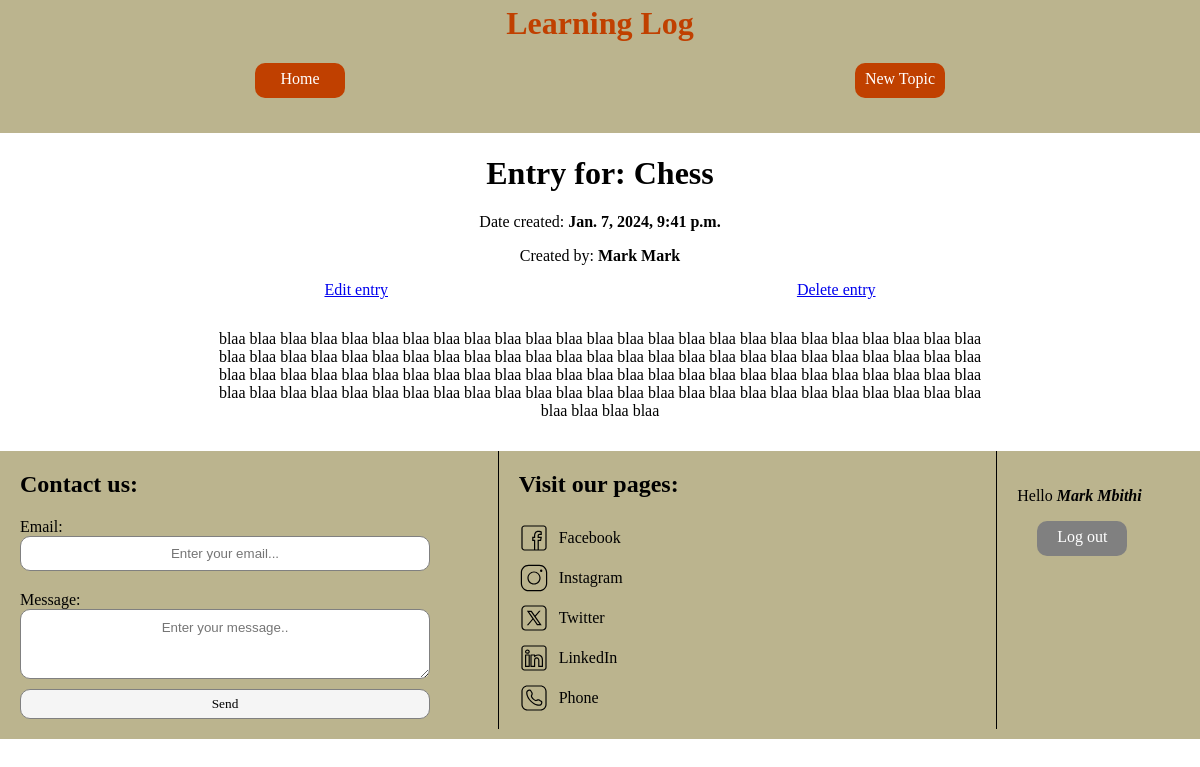
Screenshot of /entries/7/ (signed in) with the database file from the repository.
### learning_log/models.py (models this page shows, shortened)
class Entry(models.Model):
    topic = models.ForeignKey(Topic, on_delete=models.CASCADE)
    text = models.TextField()
    created_at = models.DateTimeField(auto_now_add=True)

class Topic(models.Model):
    author = models.ForeignKey(get_user_model(), on_delete=models.CASCADE)
    text = models.CharField(max_length=200)
    created_at = models.DateTimeField(auto_now_add=True)

### accounts/models.py (models this page shows, shortened)
class CustomUser(AbstractBaseUser, PermissionsMixin):
    email = models.EmailField(_("email"), unique=True)
    first_name = models.CharField(_("first name"), max_length=150)
    last_name = models.CharField(_("last name"), max_length=150)
    is_staff = models.BooleanField(_("staff status"), default=False)
    is_superuser = models.BooleanField(_("superuser status"), default=False)
    date_joined = models.DateTimeField(default=timezone.now)
    USERNAME_FIELD = 'email'
    REQUIRED_FIELDS = ['first_name', 'last_name', 'password']
    objects = CustomUserManager()

### learning_log/views.py (the view)
# urls.py: path('entries/<int:entry_id>/', individual_entry, name='individual_entry'),
@login_required
def individual_entry(request, entry_id):
    entry = Entry.objects.get(id=entry_id)
    if entry.topic.author != request.user:
        raise Http404(_("Permission denied"))
    return render(request, 'learning_log/individual_entry.html', {
        'entry': entry
    })

### learning_log/templates/learning_log/individual_entry.html (shortened to what this page needs)
{% extends "base.html" %}{% load static %}
{% block css %}
    <link rel="stylesheet" href="{% static "learning_log/css/individual_entry.css" %}">
{% endblock css %}
{% block content %}
    <div class="page-container">
        <h1 class="page-title">Entry for: <span>{{ entry.topic.text }}</span></h1>
        <p class="entry-date">Date created: <span>{{ entry.created_at }}</p>
        <p class="entry-author">Created by: <span>{{ entry.topic.author.first_name }} {{ entry.topic.author.first_name }}</span></p>
        <div class="edit-links-container">
            <a href="{% url 'learning_log:edit_entry' entry.id %}" class="edit-link">Edit entry</a>
            <a href="{% url 'learning_log:delete_entry' entry.id %}" class="edit-link">Delete entry</a>
        </div>
        <div class="entry-container">
            <p class="entry-text">{{ entry.text }}</p>
        </div>
    </div>
{% endblock content %}

### learning_log/templates/footer.html (shortened to what this page needs)
{% if request.user.is_authenticated %}{% load static %}
    <footer class="footer-authenticated">
        <div class="footer-container footer-left">
            <h2 class="footer-title" id="contact-title">Contact us:</h2>
            <form action="#" method="post" class="footer-form">
                <div class="footer-field-container">
                    <label for="footer-email" class="footer-label">Email:</label>
                    <input type="email" id="footer-email" class="footer-field" placeholder="Enter your email...">
                </div>
                <div class="space"></div>
                <div class="footer-field-container">
                    <label for="footer-message" class="footer-label">Message:</label>
                    <textarea class="footer-field" name="footer-message" class="footer-field" id="footer-message" cols="30" rows="3" placeholder="Enter your message.."></textarea>
                </div>
                <button type="submit" class="footer-submit">Send</button>
            </form>
        </div>
        <div class="footer-container footer-right">
            <h2 class="footer-title">Visit our pages:</h2>
            <a href="#" target="_blank" class="footer-link">
                <img class="link-icon" src="{% static "learning_log/img/facebook.svg" %}" alt="">
                <p class="footer-link-text">Facebook</p>
            </a>
            <a href="#" target="_blank" class="footer-link">
                <img class="link-icon" src="{% static "learning_log/img/instagram.svg" %}" alt="">
                <p class="footer-link-text">Instagram</p>
            </a>
            <a href="#" target="_blank" class="footer-link">
                <img class="link-icon" src="{% static "learning_log/img/twitterx.svg" %}" alt="">
                <p class="footer-link-text">Twitter</p>
            </a>
            <a href="#" target="_blank" class="footer-link">
                <img class="link-icon" src="{% static "learning_log/img/linkedin.svg" %}" alt="">
                <p class="footer-link-text">LinkedIn</p>
            </a>
            <a href="tel:+254707240764" target="_blank" class="footer-link">
                <img class="link-icon" src="{% static "learning_log/img/phone.svg" %}" alt="">
                <p class="footer-link-text">Phone</p>
            </a>
        </div>
        <div class="auth-details-container footer-container">
            <p class="user-greeting">Hello <span>{{ request.user.first_name }} {{ request.user.last_name }}</span></p>
            <a href="{% url 'accounts:logout' %}" id="logout-link" class="nav-link">Log out</a>
        </div>
    </footer>
{% endif %}

### learning_log/static/learning_log/css/base.css (style rules this page uses)
* { box-sizing: border-box; font-family:'Times New Roman', Times, serif; }
body { margin: 0%; padding: 0%; background-color: white; display: grid; grid-template-areas: "header header header" "page-content page-content page-content" "footer footer footer"; }
.footer-container { margin: 0%; width: 50%; }
.footer-container:nth-child(-n + 2) { border-right: 0.5px solid black; }
.footer-title { text-align: start; margin-left: 20px; }
.footer-field-container { margin-left: 20px; }
.space { height: 10px; background: transparent; }
.footer-label { display: block; text-align: start; }
.footer-field-container:first-of-type { margin-bottom: 10px; }
.footer-field { border-radius: 10px; border: 0.5px solid grey; font-family: 'Franklin Gothic Medium', 'Arial Narrow', Arial, sans-serif; }
#footer-email { width: 410px; height: 35px; text-align: center; }
#footer-message { width: 410px; height: 70px; display: flex; text-align: center; padding-top: 10px; }
.footer-submit { width: 80px; height: 30px; margin-top: 10px; border-radius: 10px; background-color: whitesmoke; margin-bottom: 10px; border: 0.5px solid grey; margin-left: 20px; width: 410px; }
.footer-container > a { display: block; width: 100%; display: flex; justify-content: start; align-items: center; margin-bottom: 0%; padding-bottom: 0%; height: 40px; text-decoration: none; color: black; width: 120px; margin-left: 20px; }
.link-icon { width: 30px; height: 30px; margin-bottom: 0%; margin-right: 10px; }
.footer-authenticated { grid-area: footer; display: flex; justify-content: center; margin-right: 0%; margin-left: 0%; background-color: rgb(187, 180, 142); margin-bottom: 0%; padding-bottom: 10px; }
.auth-details-container { width: 20%; padding-top: 20px; padding-left: 20px; }
.auth-details-container a { display: block; height: 35px; width: 90px; text-align: center; padding-top: 7px; background-color: #C04000; color: white; border-radius: 10px; border-color: transparent; text-decoration: none; }
.auth-details-container span { font-style: italic; }
#logout-link { background-color: grey; }

### learning_log/static/learning_log/css/individual_entry.css (style rules this page uses)
.page-container { min-height: 200px; width: 80%; margin-left: 10%; margin-right: 10%; padding-bottom: 15px; }
.page-title, .entry-date, .entry-author { width: 100%; text-align: center; }
span { font-weight: 700; }
.edit-links-container { display: flex; justify-content: space-around; padding-bottom: 15px; }
.entry-container { width: 80%; margin-left: 10%; margin-right: 10%; padding: 0%; }
.entry-container p { text-align: center; }

### rows the page displays
Entry: topic.text "Chess", created_at "Jan. 7, 2024, 9:41 p.m.", topic.author.first_name "Mark", text "blaa blaa blaa blaa blaa blaa blaa blaa blaa blaa blaa blaa blaa blaa blaa blaa blaa blaa blaa blaa blaa blaa blaa blaa blaa blaa blaa blaa blaa blaa blaa blaa blaa blaa blaa blaa blaa blaa blaa blaa blaa blaa blaa blaa blaa blaa blaa blaa blaa blaa blaa blaa blaa blaa blaa blaa blaa blaa blaa blaa blaa blaa blaa blaa blaa blaa blaa blaa blaa blaa blaa blaa blaa blaa blaa blaa blaa blaa blaa blaa blaa blaa blaa blaa blaa blaa blaa blaa blaa blaa blaa blaa blaa blaa blaa blaa blaa blaa blaa blaa blaa blaa blaa blaa"
CustomUser: user.first_name "Mark", user.last_name "Mbithi"
